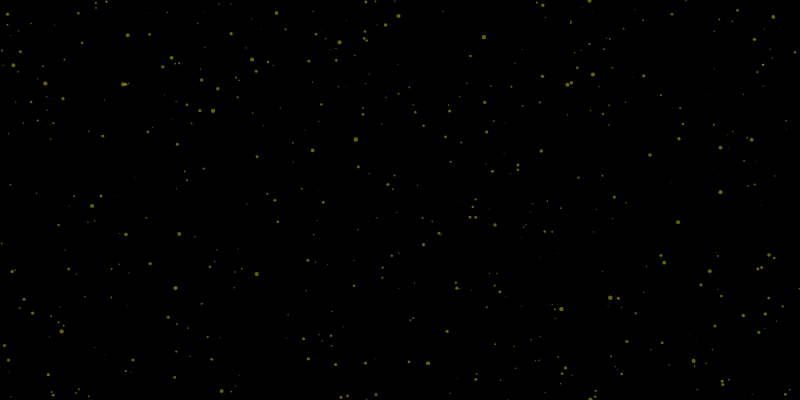
Frame 1 (no input)
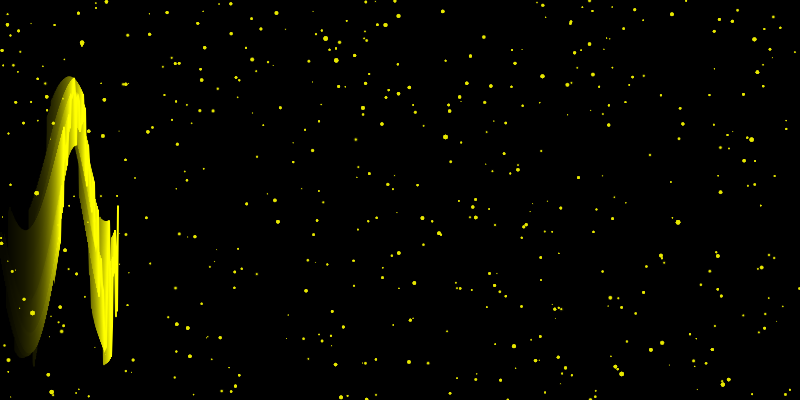
Frame 60 (no input)
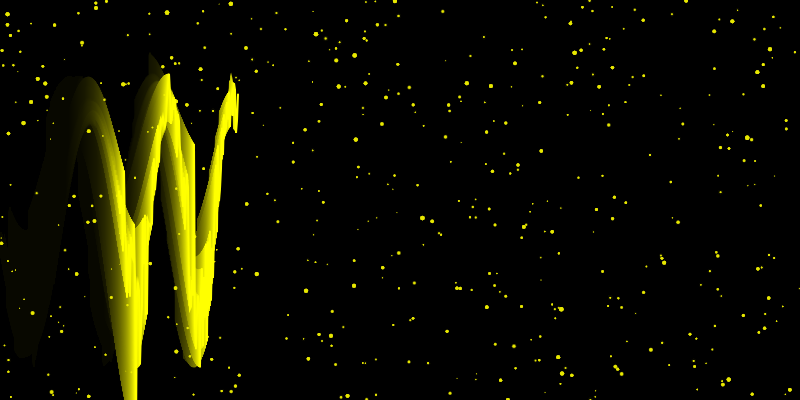
Frame 120 (the mouse pressed at the canvas centre since frame 60)

The p5.js sketch that drew these frames (run headless with seeded random() and noise() and a simulated clock; from frame 60 on, the mouse is pressed at the canvas centre):

// p5.js sketch
// ── sketch.js
let ekgData = [];
let linePos = 0;
let isPlaying = false;
let beeswaxPoints = [];

function setup() {
  createCanvas(800, 400);
  background(0);
  
  // Initialize beeswax points with random positions
  for (let i = 0; i < 500; i++) {
    beeswaxPoints.push({
      x: random(width),
      y: random(height),
      size: random(1, 3),
      pulse: random(TWO_PI),
      pulseSpeed: random(0.02, 0.05)
    });
  }
}

function draw() {
  // Clear with a semi-transparent overlay for trail effect
  fill(0, 15);
  rect(0, 0, width, height);
  
  // Generate new EKG point
  let newY = 200 + random(-50, 50);
  if (random() < 0.05) { // occasional big spike
    newY += random(-100, 100);
  }
  
  ekgData.push(newY);
  if (ekgData.length > width) {
    ekgData.shift();
  }
  
  // Draw EKG line with granular beeswax effect
  stroke(255, 255, 0); // Neon yellow
  strokeWeight(2);
  noFill();
  beginShape();
  
  for (let i = 0; i < ekgData.length; i++) {
    let x = i + linePos;
    let y = ekgData[i];
    
    // Apply pulsing motion to each point
    let pulse = sin(frameCount * 0.05 + i * 0.1) * 0.5 + 1;
    y *= pulse;
    
    vertex(x, y);
  }
  endShape();
  
  // Draw granular beeswax particles
  noStroke();
  for (let point of beeswaxPoints) {
    point.pulse += point.pulseSpeed;
    let pulse = sin(point.pulse) * 0.5 + 1;
    let size = point.size * pulse;
    
    fill(255, 255, 0, 100);
    ellipse(point.x, point.y, size, size);
  }
  
  linePos++;
}

function mousePressed() {
  if (!isPlaying) {
    isPlaying = true;
  }
}
